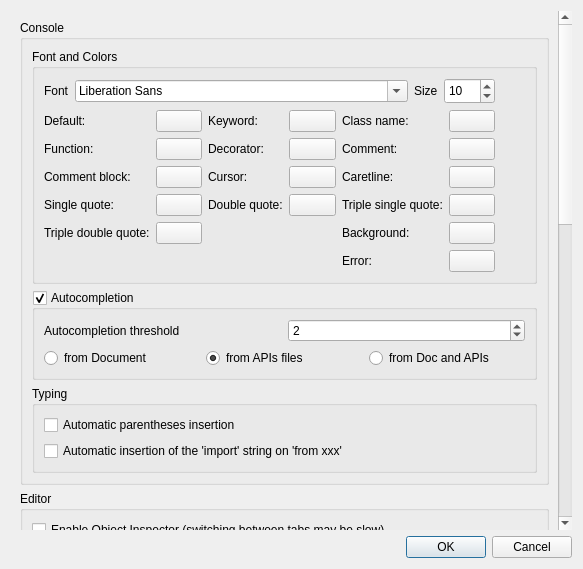
<?xml version="1.0" encoding="UTF-8"?>
<ui version="4.0">
 <class>SettingsDialogPythonConsole</class>
 <widget class="QDialog" name="SettingsDialogPythonConsole">
  <property name="windowModality">
   <enum>Qt::NonModal</enum>
  </property>
  <property name="geometry">
   <rect>
    <x>0</x>
    <y>0</y>
    <width>583</width>
    <height>569</height>
   </rect>
  </property>
  <property name="sizePolicy">
   <sizepolicy hsizetype="Preferred" vsizetype="Preferred">
    <horstretch>0</horstretch>
    <verstretch>0</verstretch>
   </sizepolicy>
  </property>
  <property name="minimumSize">
   <size>
    <width>500</width>
    <height>0</height>
   </size>
  </property>
  <property name="font">
   <font>
    <weight>50</weight>
    <bold>false</bold>
   </font>
  </property>
  <property name="modal">
   <bool>true</bool>
  </property>
  <layout class="QGridLayout" name="gridLayout_6">
   <item row="1" column="0">
    <widget class="QDialogButtonBox" name="buttonBox">
     <property name="orientation">
      <enum>Qt::Horizontal</enum>
     </property>
     <property name="standardButtons">
      <set>QDialogButtonBox::Cancel|QDialogButtonBox::Ok</set>
     </property>
    </widget>
   </item>
   <item row="0" column="0">
    <widget class="QScrollArea" name="scrollArea">
     <property name="frameShape">
      <enum>QFrame::NoFrame</enum>
     </property>
     <property name="widgetResizable">
      <bool>true</bool>
     </property>
     <widget class="QWidget" name="scrollAreaWidgetContents">
      <property name="geometry">
       <rect>
        <x>0</x>
        <y>-370</y>
        <width>554</width>
        <height>1302</height>
       </rect>
      </property>
      <layout class="QGridLayout" name="gridLayout_2">
       <item row="2" column="0">
        <widget class="QGroupBox" name="groupBox_2">
         <property name="title">
          <string>APIs</string>
         </property>
         <layout class="QGridLayout" name="gridLayout_7">
          <item row="0" column="0">
           <widget class="QCheckBox" name="preloadAPI">
            <property name="text">
             <string>Using preloaded APIs file</string>
            </property>
            <property name="checked">
             <bool>true</bool>
            </property>
           </widget>
          </item>
          <item row="1" column="0">
           <layout class="QGridLayout" name="gridLayout">
            <item row="0" column="1">
             <layout class="QVBoxLayout" name="verticalLayout">
              <item>
               <widget class="QPushButton" name="addAPIpath">
                <property name="sizePolicy">
                 <sizepolicy hsizetype="Minimum" vsizetype="Minimum">
                  <horstretch>0</horstretch>
                  <verstretch>0</verstretch>
                 </sizepolicy>
                </property>
                <property name="minimumSize">
                 <size>
                  <width>32</width>
                  <height>32</height>
                 </size>
                </property>
                <property name="maximumSize">
                 <size>
                  <width>32</width>
                  <height>32</height>
                 </size>
                </property>
                <property name="text">
                 <string/>
                </property>
               </widget>
              </item>
              <item>
               <widget class="QPushButton" name="removeAPIpath">
                <property name="minimumSize">
                 <size>
                  <width>32</width>
                  <height>32</height>
                 </size>
                </property>
                <property name="maximumSize">
                 <size>
                  <width>32</width>
                  <height>32</height>
                 </size>
                </property>
                <property name="text">
                 <string/>
                </property>
               </widget>
              </item>
              <item>
               <spacer name="verticalSpacer">
                <property name="orientation">
                 <enum>Qt::Vertical</enum>
                </property>
                <property name="sizeHint" stdset="0">
                 <size>
                  <width>20</width>
                  <height>40</height>
                 </size>
                </property>
               </spacer>
              </item>
             </layout>
            </item>
            <item row="0" column="0">
             <widget class="QTableWidget" name="tableWidget">
              <property name="minimumSize">
               <size>
                <width>0</width>
                <height>150</height>
               </size>
              </property>
              <property name="editTriggers">
               <set>QAbstractItemView::NoEditTriggers</set>
              </property>
              <property name="tabKeyNavigation">
               <bool>false</bool>
              </property>
              <property name="showDropIndicator" stdset="0">
               <bool>false</bool>
              </property>
              <property name="dragDropOverwriteMode">
               <bool>false</bool>
              </property>
              <property name="alternatingRowColors">
               <bool>true</bool>
              </property>
              <property name="selectionMode">
               <enum>QAbstractItemView::ExtendedSelection</enum>
              </property>
              <property name="selectionBehavior">
               <enum>QAbstractItemView::SelectRows</enum>
              </property>
              <property name="verticalScrollMode">
               <enum>QAbstractItemView::ScrollPerPixel</enum>
              </property>
              <property name="horizontalScrollMode">
               <enum>QAbstractItemView::ScrollPerPixel</enum>
              </property>
              <property name="gridStyle">
               <enum>Qt::SolidLine</enum>
              </property>
              <property name="columnCount">
               <number>2</number>
              </property>
              <property name="rowCount">
               <number>0</number>
              </property>
              <attribute name="horizontalHeaderVisible">
               <bool>true</bool>
              </attribute>
              <attribute name="horizontalHeaderCascadingSectionResizes">
               <bool>false</bool>
              </attribute>
              <attribute name="horizontalHeaderShowSortIndicator" stdset="0">
               <bool>false</bool>
              </attribute>
              <attribute name="horizontalHeaderStretchLastSection">
               <bool>true</bool>
              </attribute>
              <attribute name="verticalHeaderVisible">
               <bool>false</bool>
              </attribute>
              <column>
               <property name="text">
                <string>APIs</string>
               </property>
              </column>
              <column>
               <property name="text">
                <string>Path</string>
               </property>
              </column>
             </widget>
            </item>
           </layout>
          </item>
          <item row="2" column="0">
           <widget class="QgsCollapsibleGroupBox" name="groupBoxPreparedAPI">
            <property name="title">
             <string>Using prepared APIs file</string>
            </property>
            <property name="checkable">
             <bool>true</bool>
            </property>
            <property name="checked">
             <bool>false</bool>
            </property>
            <property name="collapsed" stdset="0">
             <bool>true</bool>
            </property>
            <property name="saveCollapsedState" stdset="0">
             <bool>true</bool>
            </property>
            <property name="saveCheckedState" stdset="0">
             <bool>true</bool>
            </property>
            <layout class="QGridLayout" name="gridLayout_3">
             <item row="0" column="0">
              <widget class="QPushButton" name="compileAPIs">
               <property name="text">
                <string>Compile APIs...</string>
               </property>
              </widget>
             </item>
             <item row="0" column="1">
              <widget class="QLineEdit" name="lineEdit">
               <property name="minimumSize">
                <size>
                 <width>0</width>
                 <height>27</height>
                </size>
               </property>
              </widget>
             </item>
            </layout>
           </widget>
          </item>
         </layout>
        </widget>
       </item>
       <item row="1" column="0">
        <widget class="QGroupBox" name="groupBox_3">
         <property name="title">
          <string>Editor</string>
         </property>
         <layout class="QGridLayout" name="gridLayout_10">
          <item row="1" column="0">
           <widget class="QCheckBox" name="autoSaveScript">
            <property name="text">
             <string>Auto-save script before running</string>
            </property>
           </widget>
          </item>
          <item row="0" column="0">
           <widget class="QCheckBox" name="enableObjectInspector">
            <property name="text">
             <string>Enable Object Inspector (switching between tabs may be slow)</string>
            </property>
            <property name="checked">
             <bool>false</bool>
            </property>
           </widget>
          </item>
          <item row="2" column="0">
           <widget class="QgsCollapsibleGroupBox" name="groupBoxFontColorEditor">
            <property name="title">
             <string>Font and Colors</string>
            </property>
            <property name="collapsed" stdset="0">
             <bool>false</bool>
            </property>
            <property name="saveCollapsedState" stdset="0">
             <bool>true</bool>
            </property>
            <layout class="QGridLayout" name="gridLayout_14">
             <item row="0" column="0">
              <layout class="QHBoxLayout" name="horizontalLayout_3">
               <item>
                <widget class="QLabel" name="label_4">
                 <property name="text">
                  <string>Font</string>
                 </property>
                </widget>
               </item>
               <item>
                <widget class="QFontComboBox" name="fontComboBoxEditor">
                 <property name="sizePolicy">
                  <sizepolicy hsizetype="Expanding" vsizetype="Fixed">
                   <horstretch>0</horstretch>
                   <verstretch>0</verstretch>
                  </sizepolicy>
                 </property>
                 <property name="insertPolicy">
                  <enum>QComboBox::NoInsert</enum>
                 </property>
                </widget>
               </item>
               <item>
                <widget class="QLabel" name="label_5">
                 <property name="text">
                  <string>Size</string>
                 </property>
                </widget>
               </item>
               <item>
                <widget class="QSpinBox" name="spinBoxEditor">
                 <property name="minimumSize">
                  <size>
                   <width>51</width>
                   <height>26</height>
                  </size>
                 </property>
                 <property name="maximumSize">
                  <size>
                   <width>51</width>
                   <height>26</height>
                  </size>
                 </property>
                 <property name="minimum">
                  <number>6</number>
                 </property>
                 <property name="maximum">
                  <number>15</number>
                 </property>
                 <property name="value">
                  <number>10</number>
                 </property>
                </widget>
               </item>
              </layout>
             </item>
             <item row="1" column="0">
              <layout class="QGridLayout" name="gridLayout_13">
               <item row="0" column="0">
                <widget class="QLabel" name="label_7">
                 <property name="text">
                  <string>Default:</string>
                 </property>
                </widget>
               </item>
               <item row="0" column="1">
                <widget class="QgsColorButton" name="defaultFontColorEditor">
                 <property name="text">
                  <string/>
                 </property>
                </widget>
               </item>
               <item row="0" column="2">
                <widget class="QLabel" name="label_8">
                 <property name="text">
                  <string>Keyword:</string>
                 </property>
                </widget>
               </item>
               <item row="0" column="3">
                <widget class="QgsColorButton" name="keywordFontColorEditor">
                 <property name="text">
                  <string/>
                 </property>
                </widget>
               </item>
               <item row="0" column="4">
                <widget class="QLabel" name="label_27">
                 <property name="text">
                  <string>Class name:</string>
                 </property>
                </widget>
               </item>
               <item row="0" column="5">
                <widget class="QgsColorButton" name="classFontColorEditor">
                 <property name="text">
                  <string/>
                 </property>
                </widget>
               </item>
               <item row="1" column="0">
                <widget class="QLabel" name="label_11">
                 <property name="text">
                  <string>Function:</string>
                 </property>
                </widget>
               </item>
               <item row="1" column="1">
                <widget class="QgsColorButton" name="methodFontColorEditor">
                 <property name="text">
                  <string/>
                 </property>
                </widget>
               </item>
               <item row="1" column="2">
                <widget class="QLabel" name="label_9">
                 <property name="text">
                  <string>Decorator:</string>
                 </property>
                </widget>
               </item>
               <item row="1" column="3">
                <widget class="QgsColorButton" name="decorFontColorEditor">
                 <property name="text">
                  <string/>
                 </property>
                </widget>
               </item>
               <item row="1" column="4">
                <widget class="QLabel" name="label_10">
                 <property name="text">
                  <string>Comment:</string>
                 </property>
                </widget>
               </item>
               <item row="1" column="5">
                <widget class="QgsColorButton" name="commentFontColorEditor">
                 <property name="text">
                  <string/>
                 </property>
                </widget>
               </item>
               <item row="2" column="0">
                <widget class="QLabel" name="label_12">
                 <property name="text">
                  <string>Comment block:</string>
                 </property>
                </widget>
               </item>
               <item row="2" column="1">
                <widget class="QgsColorButton" name="commentBlockFontColorEditor">
                 <property name="text">
                  <string/>
                 </property>
                </widget>
               </item>
               <item row="2" column="2">
                <widget class="QLabel" name="label_25">
                 <property name="text">
                  <string>Cursor:</string>
                 </property>
                </widget>
               </item>
               <item row="2" column="3">
                <widget class="QgsColorButton" name="cursorColorEditor">
                 <property name="text">
                  <string/>
                 </property>
                </widget>
               </item>
               <item row="2" column="4">
                <widget class="QLabel" name="label_23">
                 <property name="text">
                  <string>Caretline:</string>
                 </property>
                </widget>
               </item>
               <item row="2" column="5">
                <widget class="QgsColorButton" name="caretLineColorEditor">
                 <property name="text">
                  <string/>
                 </property>
                </widget>
               </item>
               <item row="3" column="0">
                <widget class="QLabel" name="label_32">
                 <property name="text">
                  <string>Single quote:</string>
                 </property>
                </widget>
               </item>
               <item row="3" column="1">
                <widget class="QgsColorButton" name="singleQuoteFontColorEditor">
                 <property name="text">
                  <string/>
                 </property>
                </widget>
               </item>
               <item row="3" column="2">
                <widget class="QLabel" name="label_33">
                 <property name="text">
                  <string>Double quote:</string>
                 </property>
                </widget>
               </item>
               <item row="3" column="3">
                <widget class="QgsColorButton" name="doubleQuoteFontColorEditor">
                 <property name="text">
                  <string/>
                 </property>
                </widget>
               </item>
               <item row="3" column="4">
                <widget class="QLabel" name="label_34">
                 <property name="text">
                  <string>Triple single quote:</string>
                 </property>
                </widget>
               </item>
               <item row="3" column="5">
                <widget class="QgsColorButton" name="tripleSingleQuoteFontColorEditor">
                 <property name="text">
                  <string/>
                 </property>
                </widget>
               </item>
               <item row="4" column="0">
                <widget class="QLabel" name="label_35">
                 <property name="text">
                  <string>Triple double quote:</string>
                 </property>
                </widget>
               </item>
               <item row="4" column="1">
                <widget class="QgsColorButton" name="tripleDoubleQuoteFontColorEditor">
                 <property name="text">
                  <string/>
                 </property>
                </widget>
               </item>
               <item row="4" column="4">
                <widget class="QLabel" name="label_21">
                 <property name="text">
                  <string>Background:</string>
                 </property>
                </widget>
               </item>
               <item row="4" column="5">
                <widget class="QgsColorButton" name="paperBackgroundColorEditor">
                 <property name="text">
                  <string/>
                 </property>
                </widget>
               </item>
              </layout>
             </item>
             <item row="1" column="1">
              <layout class="QVBoxLayout" name="verticalLayout_5">
               <item>
                <widget class="QToolButton" name="resetFontColorEditor">
                 <property name="toolTip">
                  <string>Reset to default colors</string>
                 </property>
                 <property name="text">
                  <string/>
                 </property>
                 <property name="autoRaise">
                  <bool>true</bool>
                 </property>
                </widget>
               </item>
               <item>
                <spacer name="verticalSpacer_3">
                 <property name="orientation">
                  <enum>Qt::Vertical</enum>
                 </property>
                 <property name="sizeHint" stdset="0">
                  <size>
                   <width>20</width>
                   <height>40</height>
                  </size>
                 </property>
                </spacer>
               </item>
              </layout>
             </item>
            </layout>
           </widget>
          </item>
          <item row="4" column="0">
           <widget class="QgsCollapsibleGroupBox" name="groupBox_5">
            <property name="title">
             <string>Typing</string>
            </property>
            <property name="collapsed" stdset="0">
             <bool>true</bool>
            </property>
            <property name="saveCollapsedState" stdset="0">
             <bool>true</bool>
            </property>
            <layout class="QGridLayout" name="gridLayout_12">
             <item row="0" column="0">
              <layout class="QVBoxLayout" name="verticalLayout_3">
               <item>
                <widget class="QCheckBox" name="autoCloseBracketEditor">
                 <property name="text">
                  <string>Automatic parentheses insertion</string>
                 </property>
                </widget>
               </item>
               <item>
                <widget class="QCheckBox" name="autoInsertionImportEditor">
                 <property name="text">
                  <string>Automatic insertion of the 'import' string on 'from xxx'</string>
                 </property>
                </widget>
               </item>
              </layout>
             </item>
            </layout>
           </widget>
          </item>
          <item row="3" column="0">
           <widget class="QgsCollapsibleGroupBox" name="groupBoxAutoCompletionEditor">
            <property name="title">
             <string>Autocompletion</string>
            </property>
            <property name="checkable">
             <bool>true</bool>
            </property>
            <property name="checked">
             <bool>true</bool>
            </property>
            <property name="collapsed" stdset="0">
             <bool>true</bool>
            </property>
            <property name="saveCheckedState" stdset="0">
             <bool>true</bool>
            </property>
            <property name="saveCollapsedState" stdset="0">
             <bool>true</bool>
            </property>
            <layout class="QGridLayout" name="gridLayout_4">
             <item row="1" column="0" colspan="2">
              <layout class="QGridLayout" name="layoutRadioButtonEditor">
               <item row="0" column="0">
                <widget class="QRadioButton" name="autoCompFromDocEditor">
                 <property name="toolTip">
                  <string>Get autocompletion from current document</string>
                 </property>
                 <property name="text">
                  <string>from Document</string>
                 </property>
                </widget>
               </item>
               <item row="0" column="2">
                <widget class="QRadioButton" name="autoCompFromDocAPIEditor">
                 <property name="toolTip">
                  <string>Get autocompletion from current document and installed APIs</string>
                 </property>
                 <property name="text">
                  <string>from Doc and APIs</string>
                 </property>
                </widget>
               </item>
               <item row="0" column="1">
                <widget class="QRadioButton" name="autoCompFromAPIEditor">
                 <property name="toolTip">
                  <string>Get autocompletion from installed APIs</string>
                 </property>
                 <property name="text">
                  <string>from APIs files</string>
                 </property>
                 <property name="checked">
                  <bool>true</bool>
                 </property>
                </widget>
               </item>
              </layout>
             </item>
             <item row="0" column="0">
              <widget class="QLabel" name="label_2">
               <property name="text">
                <string>Autocompletion threshold</string>
               </property>
              </widget>
             </item>
             <item row="0" column="1">
              <widget class="QSpinBox" name="autoCompThresholdEditor">
               <property name="maximum">
                <number>10</number>
               </property>
               <property name="value">
                <number>2</number>
               </property>
              </widget>
             </item>
            </layout>
           </widget>
          </item>
         </layout>
        </widget>
       </item>
       <item row="0" column="0">
        <widget class="QGroupBox" name="groupBox">
         <property name="title">
          <string>Console</string>
         </property>
         <layout class="QGridLayout" name="gridLayout_9">
          <item row="2" column="0">
           <widget class="QgsCollapsibleGroupBox" name="groupBox_4">
            <property name="title">
             <string>Typing</string>
            </property>
            <property name="collapsed" stdset="0">
             <bool>true</bool>
            </property>
            <property name="saveCollapsedState" stdset="0">
             <bool>true</bool>
            </property>
            <layout class="QGridLayout" name="gridLayout_11">
             <item row="0" column="0">
              <layout class="QVBoxLayout" name="verticalLayout_2">
               <item>
                <widget class="QCheckBox" name="autoCloseBracket">
                 <property name="text">
                  <string>Automatic parentheses insertion</string>
                 </property>
                </widget>
               </item>
               <item>
                <widget class="QCheckBox" name="autoInsertionImport">
                 <property name="text">
                  <string>Automatic insertion of the 'import' string on 'from xxx'</string>
                 </property>
                </widget>
               </item>
              </layout>
             </item>
            </layout>
           </widget>
          </item>
          <item row="1" column="0">
           <widget class="QgsCollapsibleGroupBox" name="groupBoxAutoCompletion">
            <property name="title">
             <string>Autocompletion</string>
            </property>
            <property name="checkable">
             <bool>true</bool>
            </property>
            <property name="checked">
             <bool>true</bool>
            </property>
            <property name="collapsed" stdset="0">
             <bool>false</bool>
            </property>
            <property name="saveCheckedState" stdset="0">
             <bool>true</bool>
            </property>
            <property name="saveCollapsedState" stdset="0">
             <bool>true</bool>
            </property>
            <layout class="QGridLayout" name="gridLayout_5">
             <item row="0" column="0">
              <widget class="QLabel" name="label_6">
               <property name="text">
                <string>Autocompletion threshold</string>
               </property>
              </widget>
             </item>
             <item row="0" column="1">
              <widget class="QSpinBox" name="autoCompThreshold">
               <property name="maximum">
                <number>10</number>
               </property>
               <property name="value">
                <number>2</number>
               </property>
              </widget>
             </item>
             <item row="1" column="0" colspan="2">
              <layout class="QGridLayout" name="layoutRadioButton">
               <item row="0" column="2">
                <widget class="QRadioButton" name="autoCompFromDocAPI">
                 <property name="toolTip">
                  <string>Get autocompletion from current document and installed APIs</string>
                 </property>
                 <property name="text">
                  <string>from Doc and APIs</string>
                 </property>
                </widget>
               </item>
               <item row="0" column="1">
                <widget class="QRadioButton" name="autoCompFromAPI">
                 <property name="toolTip">
                  <string>Get autocompletion from installed APIs</string>
                 </property>
                 <property name="text">
                  <string>from APIs files</string>
                 </property>
                 <property name="checked">
                  <bool>true</bool>
                 </property>
                </widget>
               </item>
               <item row="0" column="0">
                <widget class="QRadioButton" name="autoCompFromDoc">
                 <property name="toolTip">
                  <string>Get autocompletion from current document</string>
                 </property>
                 <property name="text">
                  <string>from Document</string>
                 </property>
                </widget>
               </item>
              </layout>
             </item>
            </layout>
           </widget>
          </item>
          <item row="0" column="0">
           <widget class="QgsCollapsibleGroupBox" name="groupBoxFontColor">
            <property name="title">
             <string>Font and Colors</string>
            </property>
            <property name="collapsed" stdset="0">
             <bool>true</bool>
            </property>
            <property name="saveCollapsedState" stdset="0">
             <bool>true</bool>
            </property>
            <layout class="QGridLayout" name="gridLayout_15">
             <item row="0" column="0">
              <layout class="QHBoxLayout" name="horizontalLayout">
               <item>
                <widget class="QLabel" name="label">
                 <property name="text">
                  <string>Font</string>
                 </property>
                </widget>
               </item>
               <item>
                <widget class="QFontComboBox" name="fontComboBox">
                 <property name="sizePolicy">
                  <sizepolicy hsizetype="Expanding" vsizetype="Fixed">
                   <horstretch>0</horstretch>
                   <verstretch>0</verstretch>
                  </sizepolicy>
                 </property>
                 <property name="insertPolicy">
                  <enum>QComboBox::NoInsert</enum>
                 </property>
                </widget>
               </item>
               <item>
                <widget class="QLabel" name="label_3">
                 <property name="text">
                  <string>Size</string>
                 </property>
                </widget>
               </item>
               <item>
                <widget class="QSpinBox" name="spinBox">
                 <property name="minimumSize">
                  <size>
                   <width>51</width>
                   <height>26</height>
                  </size>
                 </property>
                 <property name="maximumSize">
                  <size>
                   <width>51</width>
                   <height>26</height>
                  </size>
                 </property>
                 <property name="minimum">
                  <number>6</number>
                 </property>
                 <property name="maximum">
                  <number>15</number>
                 </property>
                 <property name="value">
                  <number>10</number>
                 </property>
                </widget>
               </item>
              </layout>
             </item>
             <item row="1" column="0">
              <layout class="QGridLayout" name="gridLayout_8">
               <item row="0" column="0">
                <widget class="QLabel" name="label_16">
                 <property name="text">
                  <string>Default:</string>
                 </property>
                </widget>
               </item>
               <item row="0" column="1">
                <widget class="QgsColorButton" name="defaultFontColor">
                 <property name="text">
                  <string/>
                 </property>
                </widget>
               </item>
               <item row="0" column="2">
                <widget class="QLabel" name="label_17">
                 <property name="text">
                  <string>Keyword:</string>
                 </property>
                </widget>
               </item>
               <item row="0" column="3">
                <widget class="QgsColorButton" name="keywordFontColor">
                 <property name="text">
                  <string/>
                 </property>
                </widget>
               </item>
               <item row="0" column="4">
                <widget class="QLabel" name="label_26">
                 <property name="text">
                  <string>Class name:</string>
                 </property>
                </widget>
               </item>
               <item row="0" column="5">
                <widget class="QgsColorButton" name="classFontColor">
                 <property name="text">
                  <string/>
                 </property>
                </widget>
               </item>
               <item row="1" column="0">
                <widget class="QLabel" name="label_13">
                 <property name="text">
                  <string>Function:</string>
                 </property>
                </widget>
               </item>
               <item row="1" column="1">
                <widget class="QgsColorButton" name="methodFontColor">
                 <property name="text">
                  <string/>
                 </property>
                </widget>
               </item>
               <item row="1" column="2">
                <widget class="QLabel" name="label_18">
                 <property name="text">
                  <string>Decorator:</string>
                 </property>
                </widget>
               </item>
               <item row="1" column="3">
                <widget class="QgsColorButton" name="decorFontColor">
                 <property name="text">
                  <string/>
                 </property>
                </widget>
               </item>
               <item row="1" column="4">
                <widget class="QLabel" name="label_19">
                 <property name="text">
                  <string>Comment:</string>
                 </property>
                </widget>
               </item>
               <item row="1" column="5">
                <widget class="QgsColorButton" name="commentFontColor">
                 <property name="text">
                  <string/>
                 </property>
                </widget>
               </item>
               <item row="2" column="0">
                <widget class="QLabel" name="label_20">
                 <property name="text">
                  <string>Comment block:</string>
                 </property>
                </widget>
               </item>
               <item row="2" column="1">
                <widget class="QgsColorButton" name="commentBlockFontColor">
                 <property name="text">
                  <string/>
                 </property>
                </widget>
               </item>
               <item row="2" column="2">
                <widget class="QLabel" name="label_24">
                 <property name="text">
                  <string>Cursor:</string>
                 </property>
                </widget>
               </item>
               <item row="2" column="3">
                <widget class="QgsColorButton" name="cursorColor">
                 <property name="text">
                  <string/>
                 </property>
                </widget>
               </item>
               <item row="2" column="4">
                <widget class="QLabel" name="label_22">
                 <property name="text">
                  <string>Caretline:</string>
                 </property>
                </widget>
               </item>
               <item row="2" column="5">
                <widget class="QgsColorButton" name="caretLineColor">
                 <property name="text">
                  <string/>
                 </property>
                </widget>
               </item>
               <item row="3" column="0">
                <widget class="QLabel" name="label_28">
                 <property name="text">
                  <string>Single quote:</string>
                 </property>
                </widget>
               </item>
               <item row="3" column="1">
                <widget class="QgsColorButton" name="singleQuoteFontColor">
                 <property name="text">
                  <string/>
                 </property>
                </widget>
               </item>
               <item row="3" column="2">
                <widget class="QLabel" name="label_31">
                 <property name="text">
                  <string>Double quote:</string>
                 </property>
                </widget>
               </item>
               <item row="3" column="3">
                <widget class="QgsColorButton" name="doubleQuoteFontColor">
                 <property name="text">
                  <string/>
                 </property>
                </widget>
               </item>
               <item row="3" column="4">
                <widget class="QLabel" name="label_29">
                 <property name="text">
                  <string>Triple single quote:</string>
                 </property>
                </widget>
               </item>
               <item row="3" column="5">
                <widget class="QgsColorButton" name="tripleSingleQuoteFontColor">
                 <property name="text">
                  <string/>
                 </property>
                </widget>
               </item>
               <item row="4" column="0">
                <widget class="QLabel" name="label_30">
                 <property name="text">
                  <string>Triple double quote:</string>
                 </property>
                </widget>
               </item>
               <item row="4" column="1">
                <widget class="QgsColorButton" name="tripleDoubleQuoteFontColor">
                 <property name="text">
                  <string/>
                 </property>
                </widget>
               </item>
               <item row="4" column="4">
                <widget class="QLabel" name="label_15">
                 <property name="text">
                  <string>Background:</string>
                 </property>
                </widget>
               </item>
               <item row="4" column="5">
                <widget class="QgsColorButton" name="paperBackgroundColor">
                 <property name="text">
                  <string/>
                 </property>
                </widget>
               </item>
               <item row="5" column="4">
                <widget class="QLabel" name="label_14">
                 <property name="text">
                  <string>Error:</string>
                 </property>
                </widget>
               </item>
               <item row="5" column="5">
                <widget class="QgsColorButton" name="stderrFontColor">
                 <property name="text">
                  <string/>
                 </property>
                </widget>
               </item>
              </layout>
             </item>
             <item row="1" column="1">
              <layout class="QVBoxLayout" name="verticalLayout_4">
               <item>
                <widget class="QToolButton" name="resetFontColor">
                 <property name="toolTip">
                  <string>Reset to default colors</string>
                 </property>
                 <property name="text">
                  <string/>
                 </property>
                 <property name="autoRaise">
                  <bool>true</bool>
                 </property>
                </widget>
               </item>
               <item>
                <spacer name="verticalSpacer_2">
                 <property name="orientation">
                  <enum>Qt::Vertical</enum>
                 </property>
                 <property name="sizeHint" stdset="0">
                  <size>
                   <width>20</width>
                   <height>40</height>
                  </size>
                 </property>
                </spacer>
               </item>
              </layout>
             </item>
            </layout>
           </widget>
          </item>
         </layout>
        </widget>
       </item>
      </layout>
     </widget>
    </widget>
   </item>
  </layout>
 </widget>
 <customwidgets>
  <customwidget>
   <class>QgsCollapsibleGroupBox</class>
   <extends>QGroupBox</extends>
   <header location="global">qgis.gui</header>
   <container>1</container>
  </customwidget>
  <customwidget>
   <class>QgsColorButton</class>
   <extends>QPushButton</extends>
   <header location="global">qgis.gui</header>
  </customwidget>
 </customwidgets>
 <resources/>
 <connections>
  <connection>
   <sender>buttonBox</sender>
   <signal>accepted()</signal>
   <receiver>SettingsDialogPythonConsole</receiver>
   <slot>accept()</slot>
   <hints>
    <hint type="sourcelabel">
     <x>248</x>
     <y>254</y>
    </hint>
    <hint type="destinationlabel">
     <x>157</x>
     <y>274</y>
    </hint>
   </hints>
  </connection>
  <connection>
   <sender>buttonBox</sender>
   <signal>rejected()</signal>
   <receiver>SettingsDialogPythonConsole</receiver>
   <slot>reject()</slot>
   <hints>
    <hint type="sourcelabel">
     <x>316</x>
     <y>260</y>
    </hint>
    <hint type="destinationlabel">
     <x>286</x>
     <y>274</y>
    </hint>
   </hints>
  </connection>
 </connections>
</ui>
